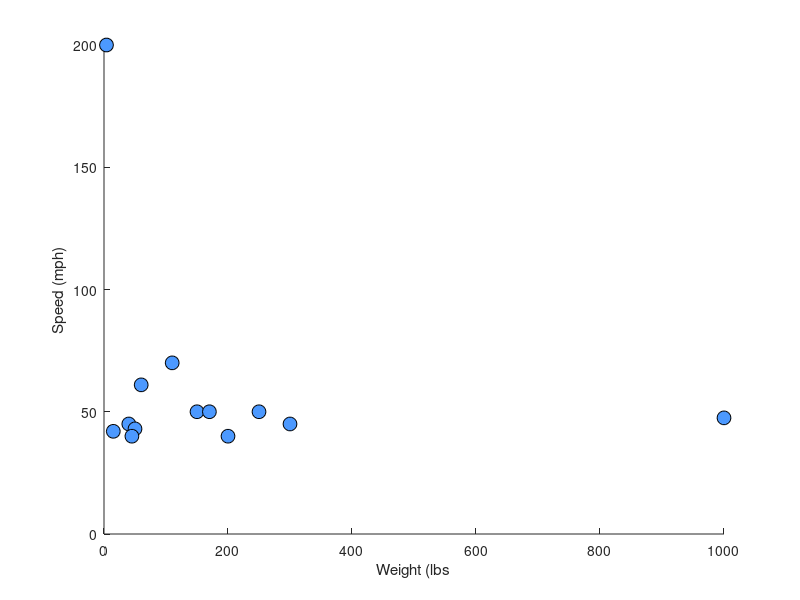

The MATLAB script that drew this image:
%by matt dash on 8 Dec 2014
%https://www.mathworks.com/matlabcentral/profile/authors/939004-matt-dash
%https://www.mathworks.com/matlabcentral/answers/165916-display-information-about-a-point-by-hovering-over-it-on-a-figure#answer_161732

function mouseovertest
 
f=figure('renderer','painters');
a=axes;
 
%some animal data:
%name   speed   weight
animals={'Peregrine falcon',200.00,4;
'Cheetah',70.00,110;
'Pronghorn antelope',61.00,60;
'Lion',50.00,150;
'Thomson''s gazelle',50.00,170;
'Wildebeest',50.00,250;
'Quarter horse',47.50,1000;
'Cape hunting dog',45.00,40;
'Elk',45.00,300;
'Coyote',43.00,50;
'Gray fox',42.00,15;
'Hyena',40.00,45;
'Ostrich',40.00,200};
 
%plot the data
L=line(cell2mat(animals(:,3)),cell2mat(animals(:,2)),'marker','o','markersize',10,...
    'markerfacecolor',[.3 .6 1],'markeredgecolor',[0 0 0],'linestyle','none');
xlabel('Weight (lbs')
ylabel('Speed (mph)');
 
%apply mouse motion function
set(f,'windowbuttonmotionfcn',{@mousemove,L,animals});
 
function mousemove(src,ev,L,animals)
 
%since this is a figure callback, the first input is the figure handle:
f=src;
 
%like all callbacks, the second input, ev, isn't used. 
 
%determine which object is below the cursor:
obj=hittest(f); %<-- the important line in this demo
 
if obj==L %if over the plot...
    %get cursor coordinates in its axes:
    a=get(L,'parent');
    point=get(a,'currentpoint');
    xclick=point(1,1,1);
    yclick=point(1,2,1);
 
    %determine which point we're over:
    idx=findclosestpoint2D(xclick,yclick,L);
 
    %make a "tool tip" that displays this animal.
    xoffset=5;
    yoffset=2;
 
    delete(findobj(f,'tag','mytooltip')); %delete last tool tip
    text(animals{idx,3}+xoffset,animals{idx,2}+yoffset,animals{idx,1},...
        'backgroundcolor',[1 1 .8],'tag','mytooltip','edgecolor',[0 0 0],...
        'hittest','off');
else
    delete(findobj(f,'tag','mytooltip')); %delete last tool tip
 
end
 
 
function index=findclosestpoint2D(xclick,yclick,datasource)
%this function checks which point in the plotted line "datasource"
%is closest to the point specified by xclick/yclick. It's kind of 
%complicated, but this isn't really what this demo is about...
 
xdata=get(datasource,'xdata');
ydata=get(datasource,'ydata');
 
activegraph=get(datasource,'parent');
 
pos=getpixelposition(activegraph);
xlim=get(activegraph,'xlim');
ylim=get(activegraph,'ylim');
 
%make conversion factors, units to pixels:
xconvert=(xlim(2)-xlim(1))/pos(3);
yconvert=(ylim(2)-ylim(1))/pos(4);
 
Xclick=(xclick-xlim(1))/xconvert;
Yclick=(yclick-ylim(1))/yconvert;
 
Xdata=(xdata-xlim(1))/xconvert;
Ydata=(ydata-ylim(1))/yconvert;
 
Xdiff=Xdata-Xclick;
Ydiff=Ydata-Yclick;
 
distnce=sqrt(Xdiff.^2+Ydiff.^2);
 
index=distnce==min(distnce);
 
index=index(:); %make sure it's a column.
 
if sum(index)>1
    thispoint=find(distnce==min(distnce),1);
    index=false(size(distnce));
    index(thispoint)=true;
end